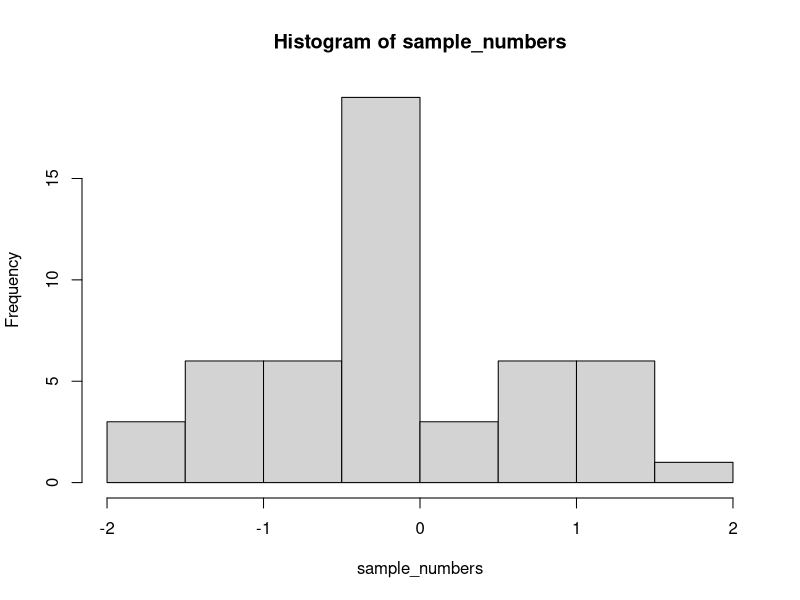

Write the R code that produced this figure.
## ---- chunk 1
knitr::opts_chunk$set(
  collapse = TRUE,
  comment = "#>"
)
## ---- chunk 2
a <- 1:10

mean(a) # arithmetic mean
median(a) # median
sd(a) # sample standard deviation (n-1)
var(a) # sample variance (n-1)
## ---- chunk 3
# sample 50 numbers from normal distribution
sample_numbers <- rnorm(n= 50, mean = 0, sd = 1)

#show a histogram of the sample
hist(sample_numbers)

mean(sample_numbers)
sd(sample_numbers)
## ---- chunk 4
mean(1:10)

a <- c(1,2,3,4,5,6,7,8,9,10)
mean(a)
## ---- chunk 5
a <- 1:10 # create a vector
sum_a <- sum(a) # store the sum
length_a <- length(a) # store the length (n)
mean_a <- sum(a)/length(a) # store the sum/n
mean_a # report the mean
## ---- chunk 6
# A long-form mean function that shows each step
my_mean <- function(x) {
  sum_x    <- sum(x) # store the sum
  length_x <- length(x) # store the length (n)
  mean_x   <- sum_x/length_x # divide and store mean
  return(mean_x) # output the mean
}

my_mean(1:10)
## ---- chunk 7
# return() is not necessary if the function ends with a
# variable name being printed
my_mean <- function(x) {
  sum_x    <- sum(x) # store the sum
  length_x <- length(x) # store the length (n)
  mean_x   <- sum_x/length_x # compute and store mean
  mean_x # output the mean
}

my_mean(1:10)

# end with the mean computation
my_mean <- function(x) {
  sum_x <- sum(x) # store the sum
  length_x <- length(x) # store the length (n)
  sum_x/length_x # compute and output the mean
}

my_mean(1:10)

# no intermediate saving of sum or length
my_mean <- function(x) {
  sum(x)/length(x) # compute and output the mean
}

my_mean(1:10)

# one-liner
my_mean <- function(x) sum(x)/length(x)

my_mean(1:10)
## ---- chunk 8
scores <- c(1,64,5,4,3,4,5,6,7,8,3)
## ---- chunk 9
scores-5
## ---- chunk 10
sum(scores-5)
## ---- chunk 11
scores # the scores

mean(scores) # the mean

scores-mean(scores) #the vector of deviations from the mean

sum(scores-mean(scores)) # the sum
## ---- chunk 12

## ---- chunk 13
seq(10,100,10)
